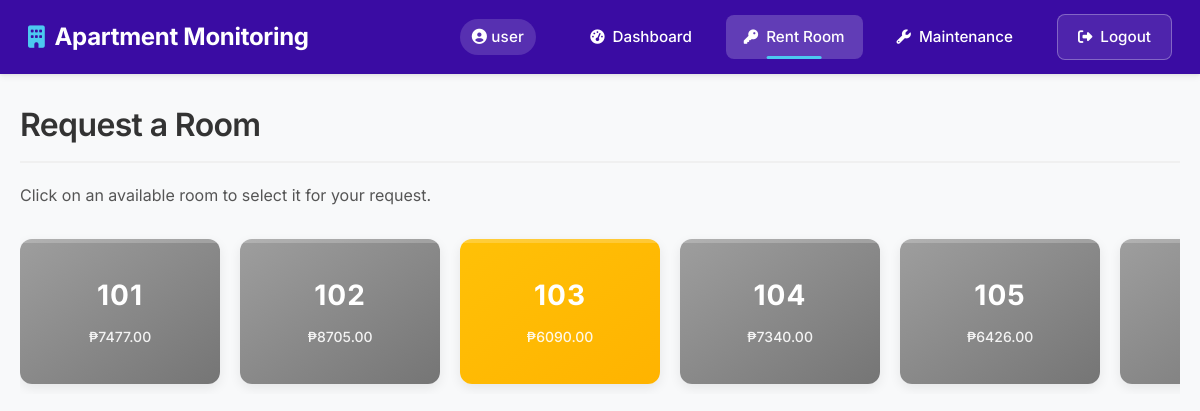
/user/request_room.php (signed in), run on the app's committed database.
### tables this page shows
CREATE TABLE `rooms` (
  `id` int(11) NOT NULL,
  `room_number` varchar(10) NOT NULL,
  `status` enum('available','occupied','pending') DEFAULT 'available',
  `price` decimal(10,2) NOT NULL,
  `created_at` timestamp NOT NULL DEFAULT current_timestamp(),
  `user_id` int(11) DEFAULT NULL
);

### user/request_room.php (the view, shortened to what this page needs)
<?php
include "../includes/db.php";
include "../includes/navbar.php";
$query = "SELECT * FROM rooms";
$stmt = $conn->prepare($query);
$stmt->execute();
$all_rooms = $stmt->fetchAll(PDO::FETCH_ASSOC);
?>
<!DOCTYPE html>
<html lang="en">
<head>
    <link rel="stylesheet" href="../css/styles.css">
    <link rel="stylesheet" href="../css/userdashboard.css">
    <link rel="stylesheet" href="../css/modal.css">
</head>
<body>
    <div class="container">
        <h1>Request a Room</h1>
        <p>Click on an available room to select it for your request.</p>
        <div class="room-grid">
            <?php foreach ($all_rooms as $room): ?>
                <div id="room-<?php echo $room['id']; ?>"
                     class="room-card <?php echo $room['status'] == 'available' ? 'available' : ($room['status'] == 'pending' ? 'pending' : 'occupied'); ?>"
                     <?php if ($room['status'] == 'available'): ?>
                     onclick="selectRoom(<?php echo $room['id']; ?>, '<?php echo htmlspecialchars($room['room_number']); ?>', '<?php echo htmlspecialchars($room['price']); ?>')"
                     <?php endif; ?>>
                    <div class="room-number"><?php echo htmlspecialchars($room['room_number']); ?></div>
                    <?php if (isset($room['price']) && $room['price'] > 0): ?>
                    <div class="room-price">₱<?php echo htmlspecialchars($room['price']); ?></div>
                    <?php endif; ?>
                </div>
            <?php endforeach; ?>
        </div>
    </div>
</body>
</html>

### css/navbar.css (style rules this page uses)
:root { --primary-color: #3a0ca3; --hover-color: #4361ee; --text-color: #ffffff; --accent-color: #4cc9f0; --transition: all 0.3s ease; --shadow: 0 4px 12px rgba(0,0,0,0.1); }

### css/styles.css (style rules this page uses)
:root { --primary: #4361ee; --primary-dark: #3a56d4; --secondary: #2ec4b6; --success: #06d6a0; --warning: #ffd166; --danger: #ef476f; --info: #118ab2; --light: #f8f9fa; --dark: #212529; --gray-100: #f8f9fa; --gray-200: #e9ecef; --gray-300: #dee2e6; --gray-400: #ced4da; --gray-500: #adb5bd; --gray-600: #6c757d; --gray-700: #495057; --gray-800: #343a40; --gray-900: #212529; --font-family-base: 'Inter', -apple-system, BlinkMacSystemFont, "Segoe UI", Roboto, Helvetica, Arial, sans-serif; --font-family-headings: 'Plus Jakarta Sans', var(--font-family-base); --spacing-xs: 0.25rem; --spacing-sm: 0.5rem; --spacing-md: 1rem; --spacing-lg: 1.5rem; --spacing-xl: 2.5rem; --border-radius-sm: 0.25rem; --border-radius: 0.5rem; --border-radius-lg: 0.75rem; --border-radius-xl: 1rem; --border-radius-xxl: 1.5rem; --border-radius-pill: 50rem; --border-radius-circle: 50%; --shadow-sm: 0 1px 3px rgba(0,0,0,0.05), 0 1px 2px rgba(0,0,0,0.1); --shadow: 0 4px 6px rgba(0,0,0,0.04), 0 1px 3px rgba(0,0,0,0.08); --shadow-lg: 0 10px 25px rgba(0,0,0,0.05), 0 5px 15px rgba(0,0,0,0.05); --shadow-xl: 0 15px 35px rgba(0,0,0,0.1), 0 5px 15px rgba(0,0,0,0.05); --transition-fast: all 0.2s ease; --transition: all 0.3s ease; --transition-slow: all 0.5s ease; }
body, h1, h2, p, ul, li { margin: 0; padding: 0; box-sizing: border-box; }
body { font-family: var(--font-family-base); background-color: var(--gray-100); color: var(--gray-800); line-height: 1.6; font-size: 16px; -webkit-font-smoothing: antialiased; -moz-osx-font-smoothing: grayscale; }
h1, h2, h3, h4, h5, h6 { font-family: var(--font-family-headings); font-weight: 600; line-height: 1.3; margin-bottom: var(--spacing-md); color: var(--gray-900); }
h1 { font-size: 2.25rem; letter-spacing: -0.02em; }
.container { max-width: 1200px; margin: 0 auto; padding: var(--spacing-lg) var(--spacing-md); }

### css/userdashboard.css (style rules this page uses)
.container { max-width: 1200px; margin: 0 auto; padding: 30px 20px; }
h1, h2 { color: #333; margin-bottom: 20px; }
h1 { font-size: 2rem; border-bottom: 2px solid #f0f0f0; padding-bottom: 15px; }
p { color: #555; margin-bottom: 20px; line-height: 1.6; }
.room-grid { display: flex; flex-wrap: nowrap; gap: 20px; overflow-x: auto; padding: 10px 0; }
.room-card { flex: 0 0 auto; width: 200px; height: 145px; border-radius: 12px; display: flex; flex-direction: column; align-items: center; justify-content: center; cursor: pointer; transition: all 0.3s ease; position: relative; box-shadow: 0 4px 12px rgba(0,0,0,0.08); overflow: hidden; }
.room-card:before { content: ''; position: absolute; top: 0; left: 0; right: 0; height: 4px; background: rgba(255,255,255,0.2); }
.room-card.pending { background: linear-gradient(to bottom right, #FFC107, #FFB300); color: white; }
.room-card.occupied { background: linear-gradient(to bottom right, #9e9e9e, #757575); color: white; }
.room-number { font-size: 28px; font-weight: bold; letter-spacing: 1px; position: relative; z-index: 2; }
.room-price { margin-top: 8px; font-size: 14px; opacity: 0.9; font-weight: 500; position: relative; z-index: 2; }

### data on the page
rooms: room_number "101", price "7477.00"
rooms: room_number "102", price "8705.00"
rooms: room_number "103", price "6090.00"
rooms: room_number "104", price "7340.00"
rooms: room_number "105", price "6426.00"

### other printed values
$_SESSION['role'] "user"
